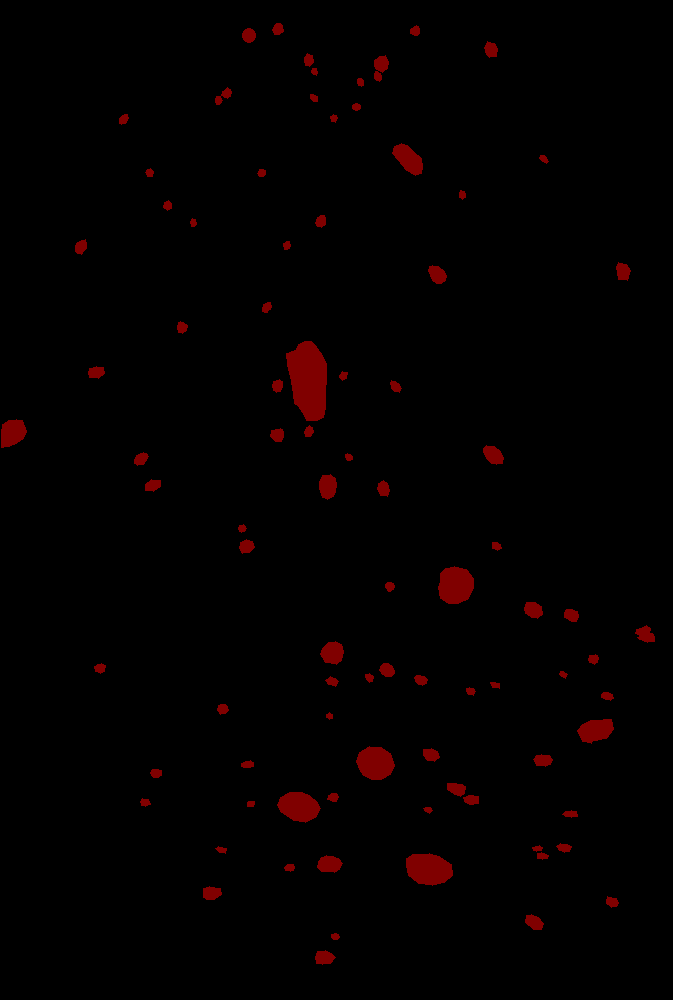
#> input picture ResUnet/VOCdevkit/VOC2007/SegmentationClass/1001.png, 673 x 1000 px; its folder holds 4 pictures in this run
$ python voc_dataset.py   (older library calls are emulated)
#> lines starting #> are read from the running program, lines starting #| are printed output that depends on the picture; after the words box and inside, x2 and y2 are one past the last pixel; in counts of white or black regions, pixels touching at a corner belong together
import os
import random

import numpy as np
from PIL import Image
from tqdm import tqdm

trainval_percent    = 1
train_percent       = 0.9

VOCdevkit_path      = 'VOCdevkit'

if __name__ == "__main__":
    random.seed(0)
    print("Generate txt in ImageSets.")
    segfilepath     = os.path.join(VOCdevkit_path, 'VOC2007/SegmentationClass')
    saveBasePath    = os.path.join(VOCdevkit_path, 'VOC2007/ImageSets/Segmentation')

    temp_seg = os.listdir(segfilepath)
    total_seg = []
    for seg in temp_seg:
        if seg.endswith(".png"):
            total_seg.append(seg)

    num     = len(total_seg)
    list    = range(num)
    tv      = int(num*trainval_percent)
    tr      = int(tv*train_percent)
    trainval= random.sample(list,tv)
    train   = random.sample(trainval,tr)

    print("train and val size",tv)
    print("traub suze",tr)
    ftrainval   = open(os.path.join(saveBasePath,'trainval.txt'), 'w')
    ftest       = open(os.path.join(saveBasePath,'test.txt'), 'w')
    ftrain      = open(os.path.join(saveBasePath,'train.txt'), 'w')
    fval        = open(os.path.join(saveBasePath,'val.txt'), 'w')

    for i in list:
        name = total_seg[i][:-4]+'\n'
        if i in trainval:
            ftrainval.write(name)
            if i in train:
                ftrain.write(name)
            else:
                fval.write(name)
        else:
            ftest.write(name)

    ftrainval.close()
    ftrain.close()
    fval.close()
    ftest.close()
    print("Generate txt in ImageSets done.")

    print("Check datasets format, this may take a while.")
    classes_nums        = np.zeros([256], np.int)
    for i in tqdm(list):
        name            = total_seg[i]
        png_file_name   = os.path.join(segfilepath, name)
        if not os.path.exists(png_file_name):
            raise ValueError("No label file%s，"%(png_file_name))

        png             = np.array(Image.open(png_file_name), np.uint8)
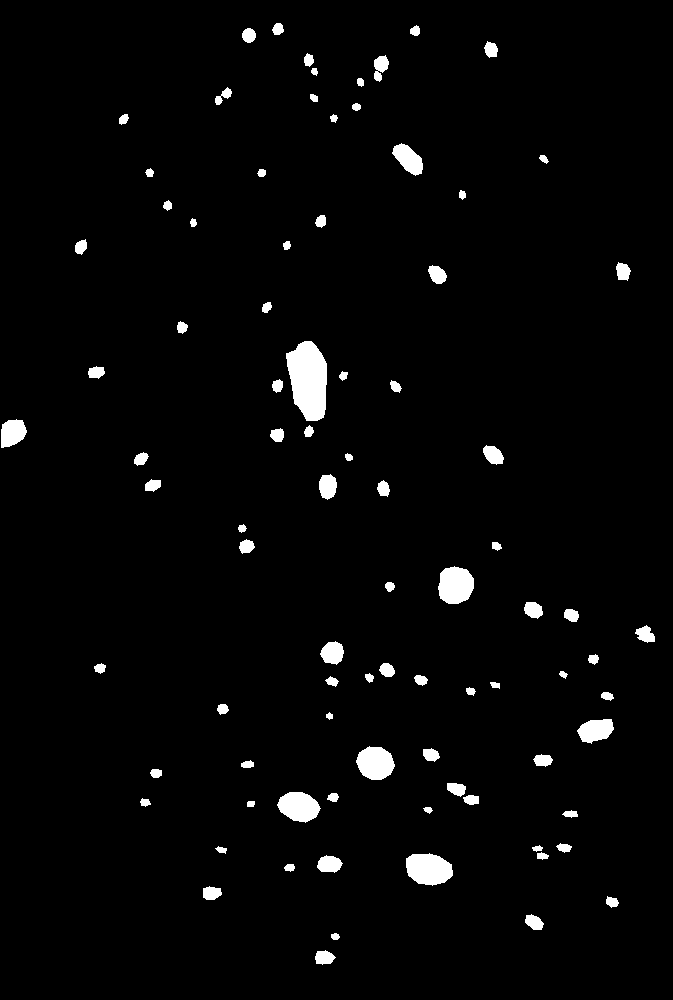
#> png: shape (1000, 673); values 0 (black) and 1 (white), 2.7% white; 88 white regions, largest, box (x1, y1, x2, y2) and area: (286, 341, 327, 421) 2460, (406, 853, 453, 886) 1185, (438, 566, 474, 604) 1083
        if len(np.shape(png)) > 2:
            print("Should be RGB Pic"%(name, str(np.shape(png))))

        classes_nums += np.bincount(np.reshape(png, [-1]), minlength=256)
#> classes_nums = 256 values, max 655125 at index 0, min 0 at index 2, mean 2628.9
#> pass 2 of the loop `for i in tqdm(list):`:
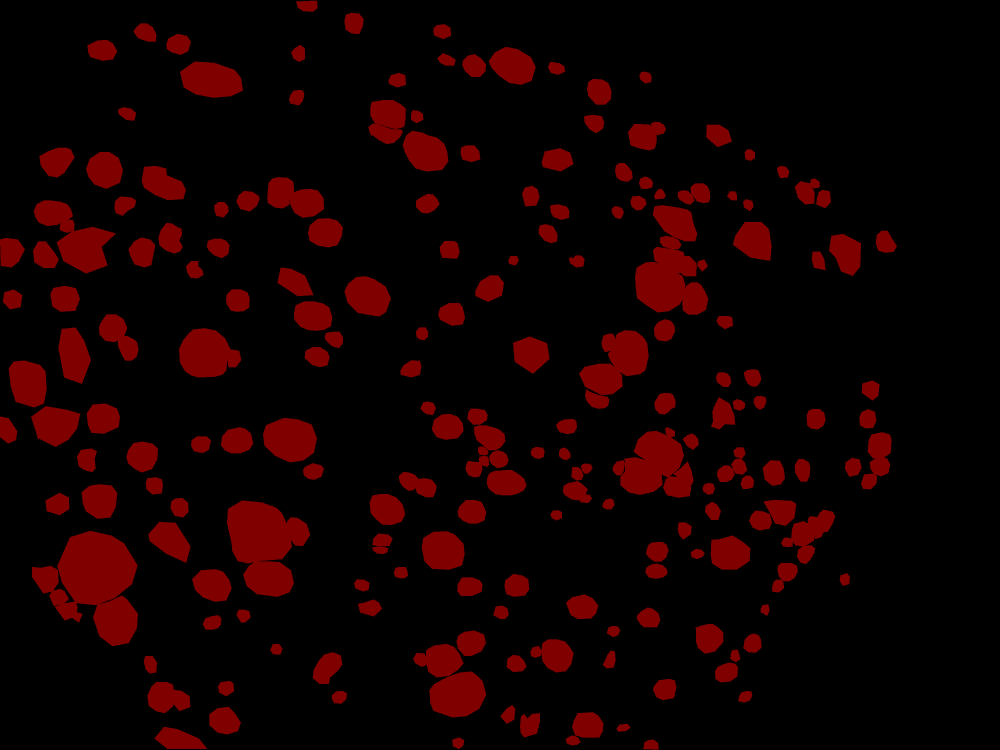
#> input picture ResUnet/VOCdevkit/VOC2007/SegmentationClass/1002.png, 3000 x 2250 px (shown at 1/3 size)
#> `png             = np.array(Image.open(png_file_name), np.uint8)`:
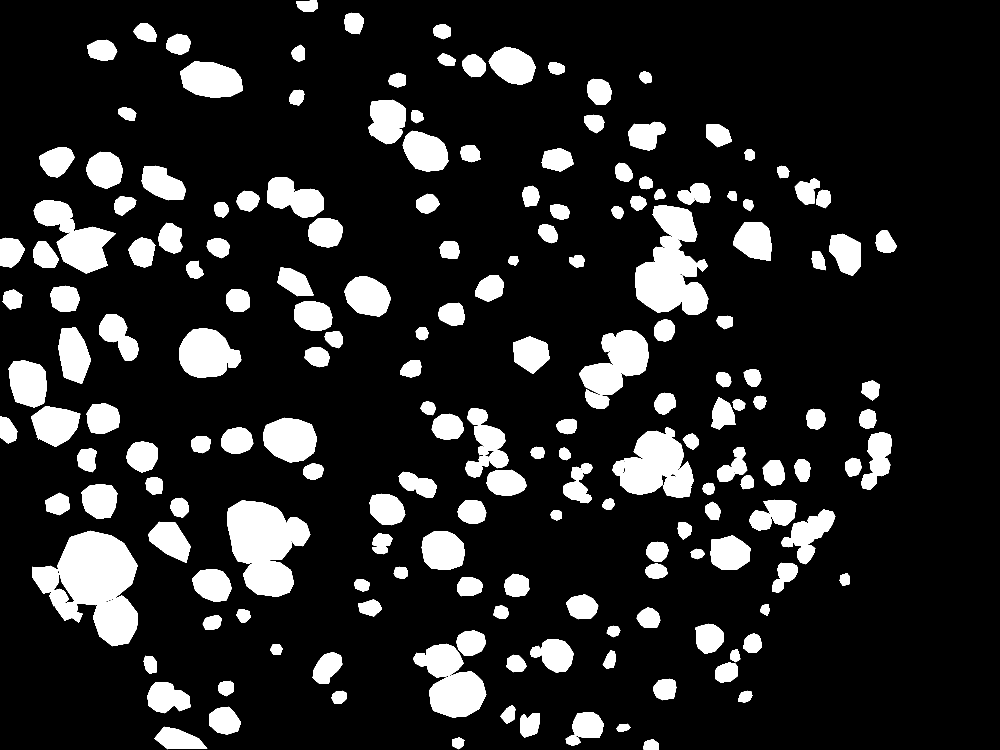
#> png: shape (2250, 3000) (shown at 1/3 size); values 0 (black) and 1 (white), 14.8% white; 192 white regions (1 under 20 px), largest, box (x1, y1, x2, y2) and area: (96, 1592, 414, 1939) 63891, (681, 1501, 931, 1791) 46013, (1905, 615, 2125, 944) 42547
#> classes_nums = 256 values, max 6409152 at index 0, min 0 at index 2, mean 28996.1
#> pass 3 of the loop `for i in tqdm(list):`:
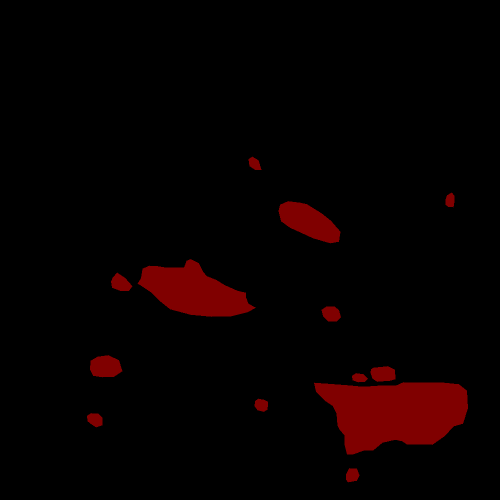
#> input picture ResUnet/VOCdevkit/VOC2007/SegmentationClass/1003.png, 1000 x 1000 px (shown at 1/2 size)
#> `png             = np.array(Image.open(png_file_name), np.uint8)`:
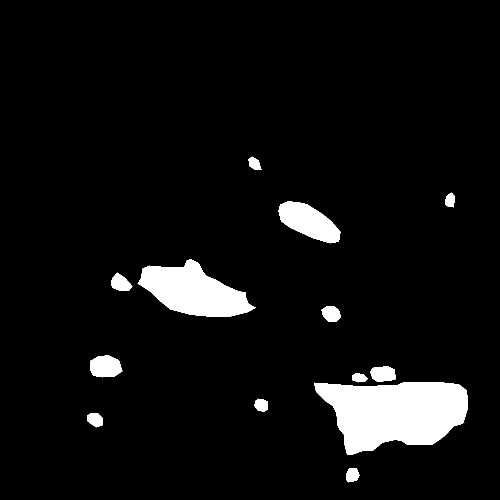
#> png: shape (1000, 1000) (shown at 1/2 size); values 0 (black) and 1 (white), 6.1% white; 13 white regions, largest, box (x1, y1, x2, y2) and area: (628, 764, 936, 909) 31216, (275, 518, 512, 634) 15595, (557, 402, 681, 487) 6115
#> classes_nums = 256 values, max 7347675 at index 0, min 0 at index 2, mean 32902.3
#> the loop made 4 passes; the first 3 are shown

    print("Print count")
    print('-' * 37)
    print("| %15s | %15s |"%("Key", "Value"))
    print('-' * 37)
    for i in range(256):
        if classes_nums[i] > 0:
            print("| %15s | %15s |"%(str(i), str(classes_nums[i])))
            print('-' * 37)
#> this loop made 256 passes

    if classes_nums[255] > 0 and classes_nums[0] > 0 and np.sum(classes_nums[1:255]) == 0:
        print("Pixel Value Only Contain 0 and 255")
    elif classes_nums[0] > 0 and np.sum(classes_nums[1:]) == 0:
        print("Label Only Contain Background")

    print("JPEGImages should be .jpg document;SegmentationClass should be.png document.")
